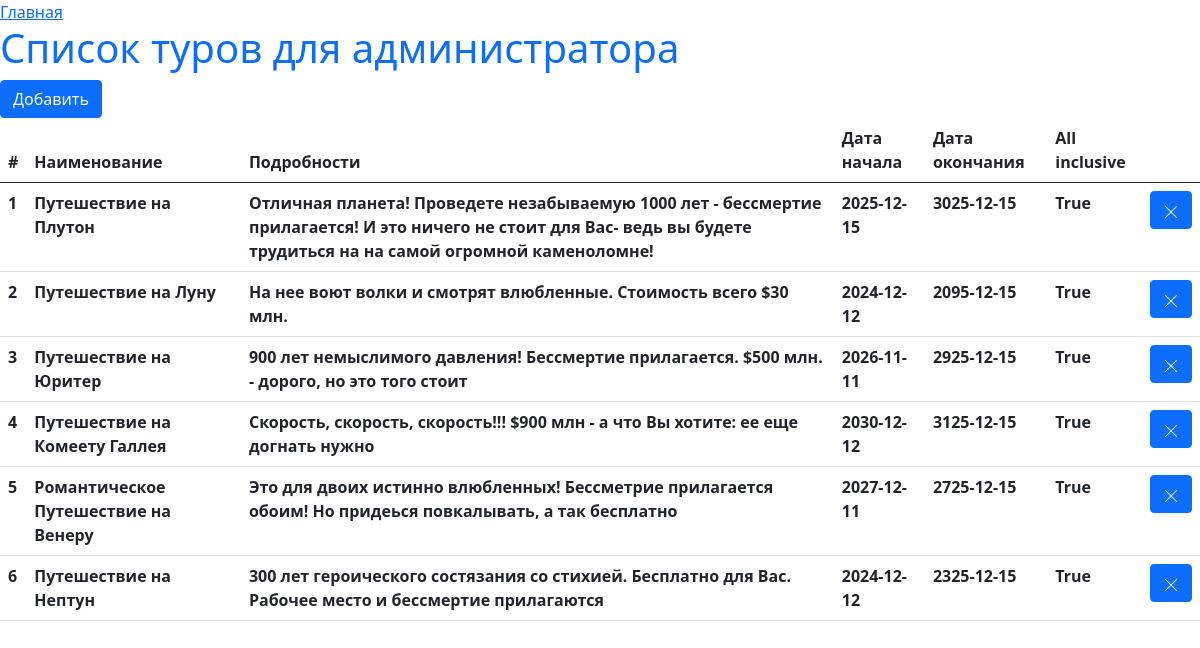
/trip_admin, run on the app's committed database.
### app/models.py (models this page shows, shortened)
class Trip(db.Model):
    __tablename__ = 'trips'
    id = db.Column(db.Integer, primary_key=True)
    name = db.Column(db.String(64), index=True, unique=True)
    description = db.Column(db.String(5000))
    date_begin = db.Column(db.Date(), nullable=False)
    date_end = db.Column(db.Date())
    is_all_inc = db.Column(db.Boolean(), default=True)

### app/routes.py (the view)
@app.route('/trip_admin')
def trip_admin():
    trips = db.session.query(Trip).all()
    return render_template('trip_admin.html', trips=trips)

### app/templates/trip_admin.html (shortened to what this page needs)
<!DOCTYPE html>
<html>
  <head>
    <link href="https://cdn.jsdelivr.net/npm/bootstrap@5.0.2/dist/css/bootstrap.min.css" rel="stylesheet">
  </head>
  <body>
    <a href="{{url_for('index')}}">Главная</a>
    <div>
      <h1 class="text-primary">Список туров для администратора</h1>
    </div>
    <div>
      <form method="post" action="/add_trip">
        <button type="submit" class="btn btn-primary">Добавить</button>
      </form>
    </div>
    <table class ="table">
      <thead class ="thead">
        <tr>
          <th>#</th>
          <th>Наименование</th>
          <th>Подробности</th>
          <th>Дата начала</th>
          <th>Дата окончания</th>
          <th>All inclusive</th>
          <th></th>
        </tr>
      </thead>
      <tbody >
        {% for trip in trips %}
          <tr>
            <th>{{trip.id}}</th>
            <th>{{trip.name}}</th>
            <th>{{trip.description}}</th>
            <th>{{trip.date_begin}}</th>
            <th>{{trip.date_end}}</th>
            <th>{{trip.is_all_inc}}</th>
            <th>
              <form action="{{ url_for('delete', id=trip.id) }}" method="post">
                <button type="submit" class="btn btn-primary">
                </button>
              </form>
            </th>
          </tr>
        {% endfor %}
      </tbody>
    </table>
  </body>
</html>

### data on the page
Trip: id "1", name "Путешествие на Плутон", description "Отличная планета! Проведете незабываемую 1000 лет - бессмертие прилагается! И это ничего не стоит для Вас- ведь вы будете трудиться на на самой огромной каменоломне!", date_begin "2025-12-15", date_end "3025-12-15", is_all_inc "True"
Trip: id "2", name "Путешествие на Луну", description "На нее воют волки и смотрят влюбленные. Стоимость всего $30 млн.", date_begin "2024-12-12", date_end "2095-12-15", is_all_inc "True"
Trip: id "3", name "Путешествие на Юритер", description "900 лет немыслимого давления! Бессмертие прилагается. $500 млн. - дорого, но это того стоит", date_begin "2026-11-11", date_end "2925-12-15", is_all_inc "True"
Trip: id "4", name "Путешествие на Комеету Галлея", description "Скорость, скорость, скорость!!! $900 млн - а что Вы хотите: ее еще догнать нужно", date_begin "2030-12-12", date_end "3125-12-15", is_all_inc "True"
Trip: id "5", name "Романтическое Путешествие на Венеру", description "Это для двоих истинно влюбленных! Бессметрие прилагается обоим! Но придеься повкалывать, а так бесплатно", date_begin "2027-12-11", date_end "2725-12-15", is_all_inc "True"
Trip: id "6", name "Путешествие на Нептун", description "300 лет героического состязания со стихией. Бесплатно для Вас. Рабочее место и бессмертие прилагаются", date_begin "2024-12-12", date_end "2325-12-15", is_all_inc "True"
